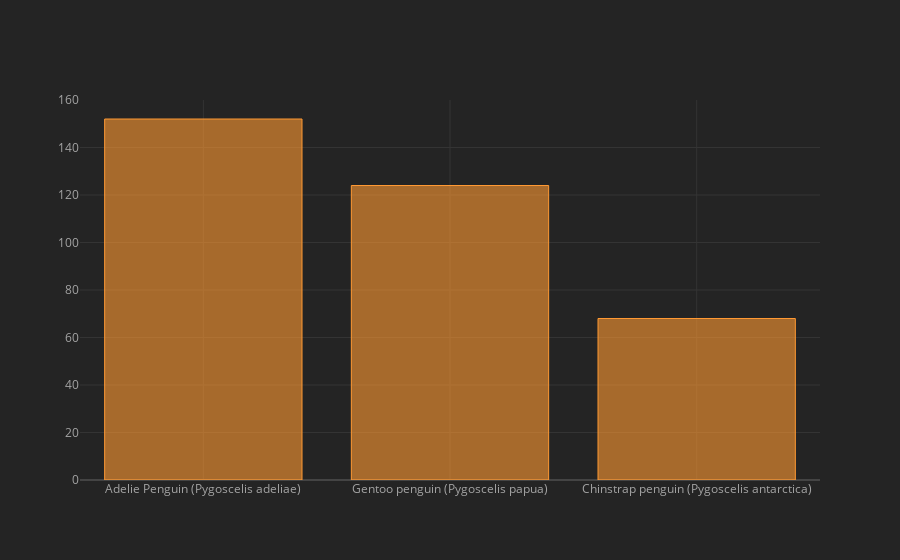

The notebook cell saved with this chart:
### Markdown cell above
# BAR CHART

### Code cell
df['Species'].value_counts().iplot(kind='bar')

### Figure 1 — Plotly figure (JSON) as saved in the notebook; plotly's stock layout.template omitted (floating-point values rounded to 4 significant figures)
{"data": [{"marker": {"color": "rgba(255, 153, 51, 0.6)", "line": {"color": "rgba(255, 153, 51, 1.0)", "width": 1}}, "name": "Species", "orientation": "v", "text": "", "type": "bar", "x": ["Adelie Penguin (Pygoscelis adeliae)", "Gentoo penguin (Pygoscelis papua)", "Chinstrap penguin (Pygoscelis antarctica)"], "y": [152, 124, 68]}], "layout": {"legend": {"bgcolor": "#242424", "font": {"color": "#F4F4F4"}}, "paper_bgcolor": "#242424", "plot_bgcolor": "#242424", "title": {"font": {"color": "#F4F4F4"}}, "xaxis": {"gridcolor": "#343434", "showgrid": true, "tickfont": {"color": "#A4A4A4"}, "title": {"font": {"color": "#A4A4A4"}, "text": ""}, "zerolinecolor": "#444444"}, "yaxis": {"gridcolor": "#343434", "showgrid": true, "tickfont": {"color": "#A4A4A4"}, "title": {"font": {"color": "#A4A4A4"}, "text": ""}, "zerolinecolor": "#444444"}}}
